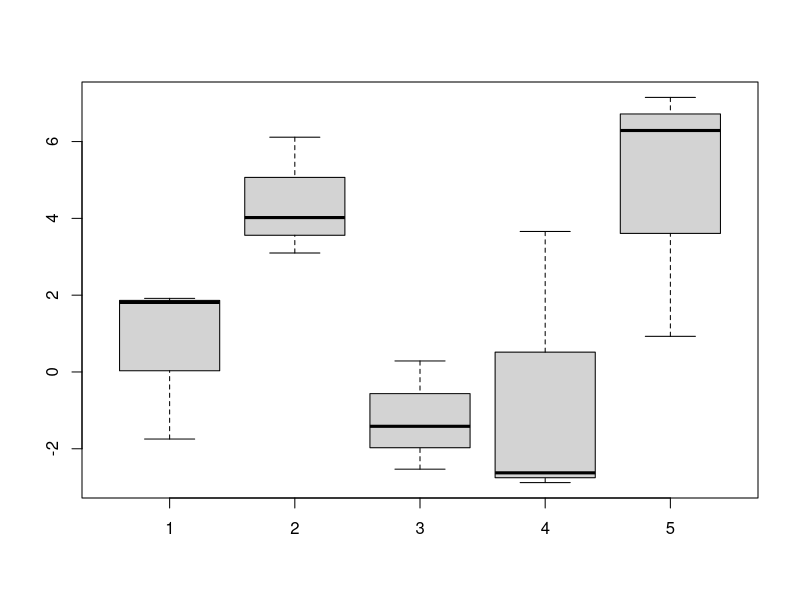
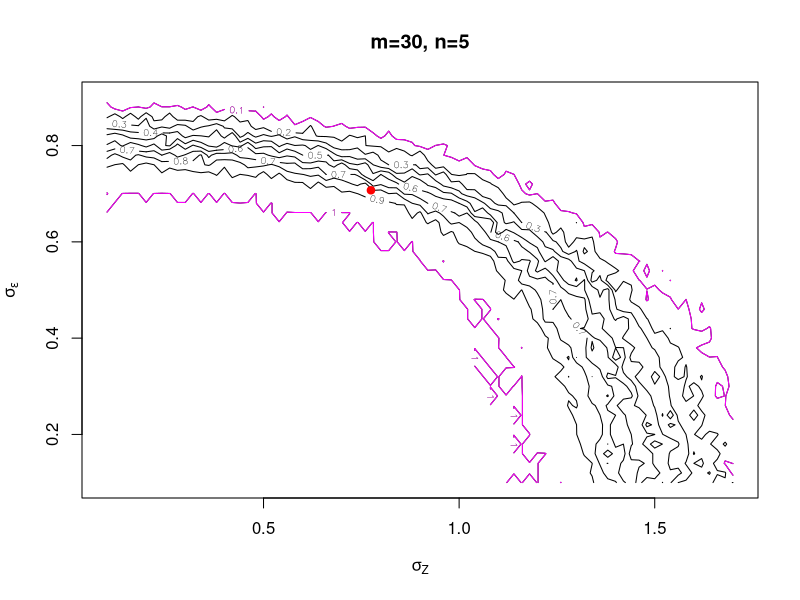

Write R code to recreate these figures, in order.
## ---- chunk 1
knitr::opts_chunk$set(echo = TRUE)
## ---- chunk 2
m <- 5 
n <- 3
sig2 <- 7
tau2 <- 5
x <- sqrt(sig2) * matrix(rnorm(m * n), nrow=m) + sqrt(tau2) * rnorm(m)
boxplot(c(x[1,]), c(x[2,]), c(x[3,]), c(x[4,]), c(x[5,]))
## ---- chunk 3
get.suff.stat <- function(x) {
  
  xbar.i <- rowMeans(x)
  xbar <- mean(x)
  out <- c(sum((x - xbar.i)**2), sum((xbar.i)**2))
  return(out)
  
}

logrellik <- function(x, sig2, tau2){
  m <- nrow(x)
  n <- ncol(x)
  S <- get.suff.stat(x)
  sig2_hat <- S[1]/(m*(n-1))
  tau2_hat <- (n*S[2]/m - S[1]/(m*(n-1)))/n
  
  f <- function(u) {
    
    s2 <- exp(u[1])
    t2 <- exp(u[2])
    o1 <- m * (n - 1) * log(s2) + m * log(s2 + n * t2)
    o2 <- S[1] / s2 + n * S[2] / (s2 + n * t2)
    return( -(o1 + o2) / 2 )
    
  }
  
  out <- list( logrellik = f(c(sig2, tau2)) - f(c(sig2_hat, tau2_hat)))
  return(out)
} 



## ---- chunk 4
m <- 30
n <- 5
sig2 <- .5 
tau2 <- .6
size <- 100

thetaZ <- seq(.1, 1.7, by=.02)
thetaE <- seq(.1, .9, by=.02)
pi <- outer(thetaZ, thetaE)

e <- sqrt(sig2) * matrix(rnorm(m * n), nrow=m) 
z <- sqrt(tau2) * rnorm(m)
x <- e+z

for (i in seq_along(thetaZ)){
  for (j in seq_along(thetaE)){
    
    ttau2 <- thetaZ[i]^2
    ssig2 <- thetaE[j]^2
    
    LHS <- rep(NA, size)
    
    for (s in 1:size){
      
      Z <- sqrt(ttau2) * rnorm(m)
      E <- sqrt(ssig2) * matrix(rnorm(m * n), nrow = m)
      X <- E + Z
      
      LHS[s] <- logrellik(X, ssig2, ttau2)$logrellik
      
    }
    RHS <- logrellik(x, ssig2, ttau2)$logrellik
    pi[i, j] <- mean(LHS <= RHS)
    
  }
}

plot(0, 0, type = "n", xlim = c(.1, 1.7), ylim = c(.1, .9), xlab = expression(sigma[Z]), ylab = expression(sigma[epsilon]), main=paste0("m=",m,", n=",n))
contour(thetaZ, thetaE, pi, drawlabels=TRUE, add=TRUE)
contour(thetaZ, thetaE, pi, levels=c(.1,1),add=TRUE, col="magenta")
points(sqrt(tau2), sqrt(sig2), col="red", pch=19)
